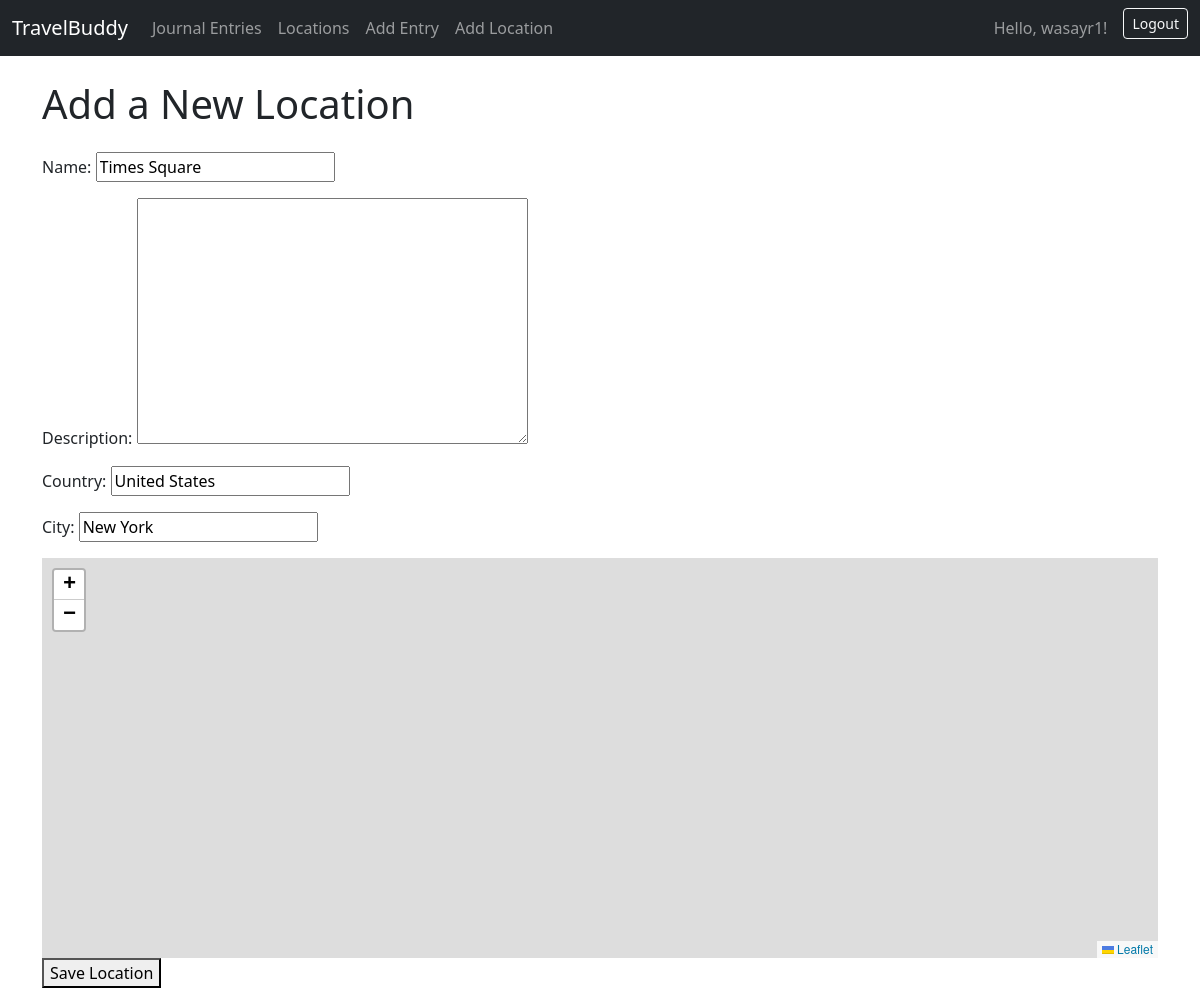
The page /project/location/2/edit/ (signed in) on the database as committed earlier.
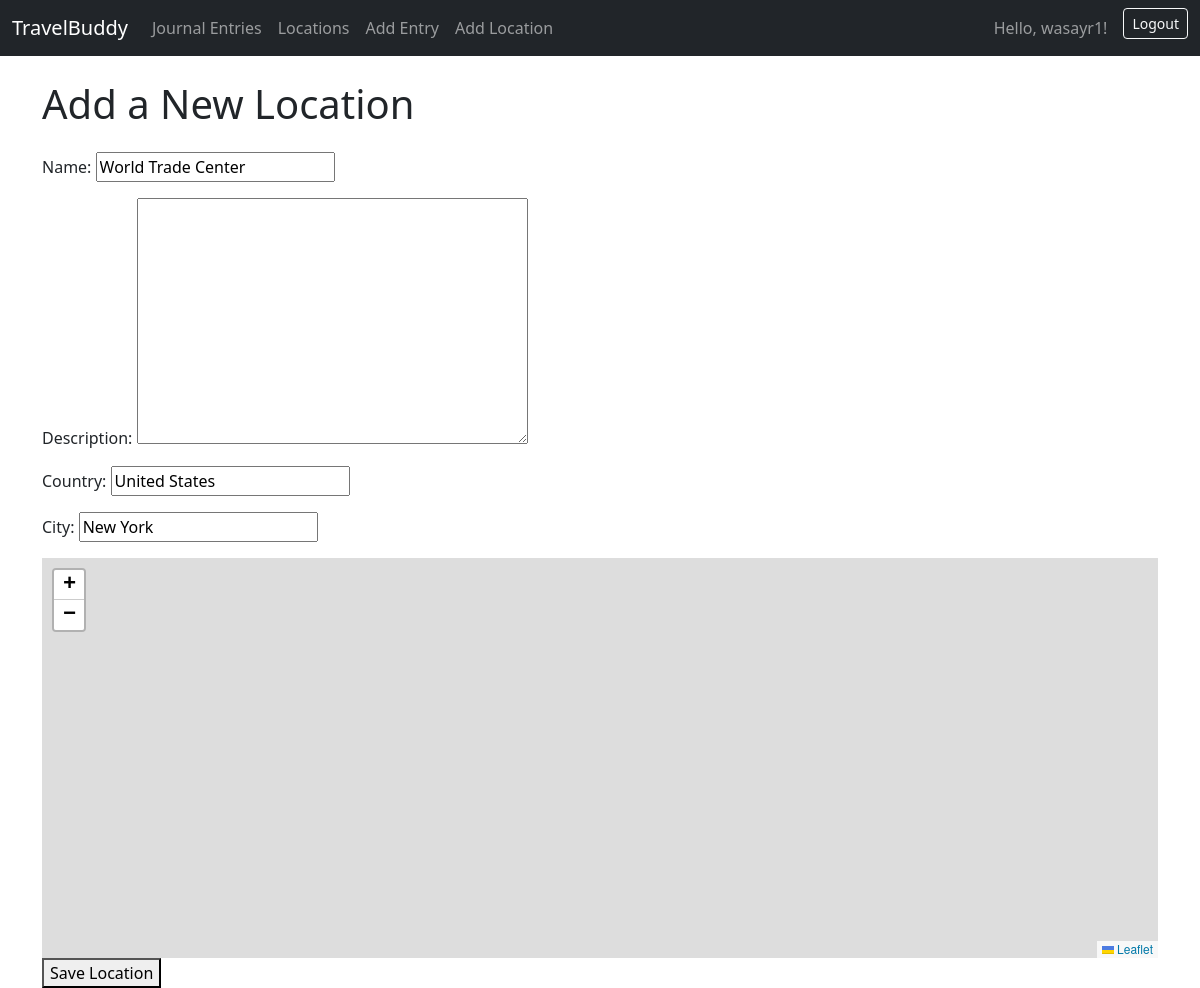
The same page on the database as committed later.
### project/models.py (models this page shows, shortened)
class Location(models.Model):
    name = models.CharField(max_length=100)
    description = models.TextField()
    latitude = models.FloatField(null=True, blank=True)
    longitude = models.FloatField(null=True, blank=True)
    country = models.CharField(max_length=100)
    city = models.CharField(max_length=100)

### project/views.py (the view, shortened to what this page needs)
# urls.py: path('location/<int:pk>/edit/', views.LocationUpdateView.as_view(), name='location-update'),
class LocationUpdateView(LoginRequiredMixin, generic.UpdateView):
    model = Location
    form_class = LocationForm
    template_name = 'project/location_form.html'

### project/forms.py
class LocationForm(forms.ModelForm):
    class Meta:
        model = Location
        fields = ['name', 'description', 'latitude', 'longitude', 'country', 'city']
        widgets = {
            'latitude': forms.HiddenInput(),
            'longitude': forms.HiddenInput(),
        }

### project/templates/project/location_form.html (shortened to what this page needs)
{% extends "project/base.html" %}
{% block header %}Add a New Location{% endblock %}
{% block content %}
    <form method="post">
        {{ form.as_p }}
        <div id="map" style="height: 400px;"></div>
        <button type="submit">Save Location</button>
    </form>
    <link rel="stylesheet" href="https://unpkg.com/leaflet/dist/leaflet.css" />
{% endblock %}

Rows that differ between the two databases and show on the page:
changed Location "United States": name "Times Square" → "World Trade Center"
